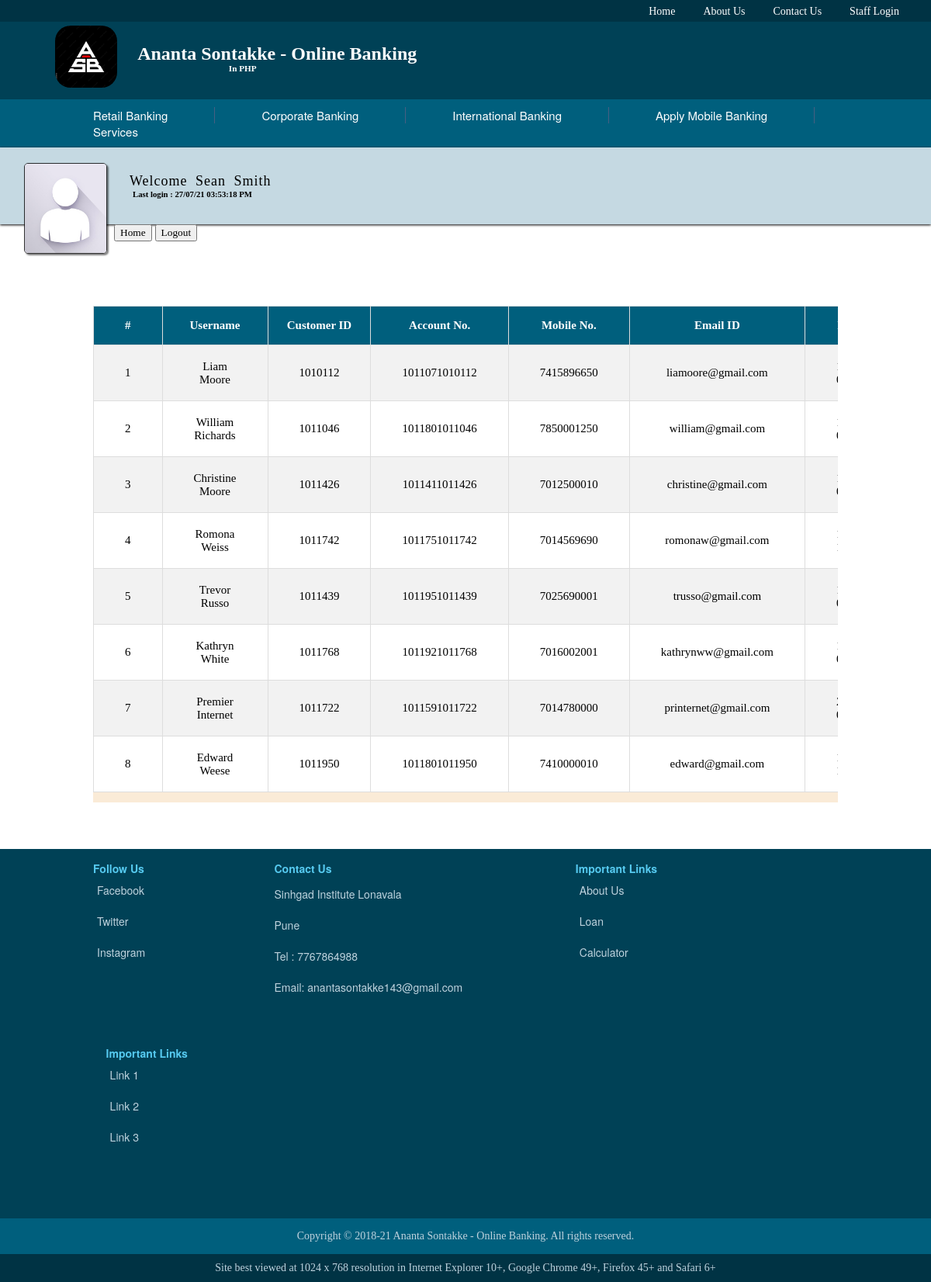
/active_customers.php (signed in), run on the app's committed database.
### tables this page shows
CREATE TABLE `bank_staff` (
  `Id` int(255) NOT NULL,
  `staff_name` varchar(50) DEFAULT NULL,
  `staff_id` varchar(50) DEFAULT NULL,
  `Password` varchar(50) DEFAULT NULL,
  `Mobile_no` varchar(50) DEFAULT NULL,
  `Email_id` varchar(50) DEFAULT 'Nill',
  `Gender` varchar(50) DEFAULT NULL,
  `Department` varchar(50) DEFAULT NULL,
  `DOB` varchar(50) DEFAULT NULL,
  `CITIZENSHIP` varchar(50) DEFAULT NULL,
  `PAN` varchar(50) DEFAULT NULL,
  `Home_addr` varchar(50) DEFAULT NULL,
  `Last_login` varchar(50) DEFAULT NULL
);

CREATE TABLE `bank_customers` (
  `Id` int(100) NOT NULL,
  `Username` varchar(20) DEFAULT NULL,
  `Password` varchar(15) DEFAULT NULL,
  `Customer_Photo` longblob,
  `Photo_name` varchar(500) DEFAULT NULL,
  `Customer_ID` varchar(20) DEFAULT NULL,
  `Gender` varchar(10) NOT NULL,
  `Landline_no` varchar(10) NOT NULL,
  `Home_Addr` varchar(100) NOT NULL,
  `Office_Addr` varchar(255) NOT NULL,
  `Country` varchar(255) NOT NULL,
  `State` varchar(255) NOT NULL,
  `City` varchar(255) NOT NULL,
  `Pin_code` varchar(255) NOT NULL,
  `Account_no` varchar(20) DEFAULT NULL,
  `Branch` varchar(50) DEFAULT NULL,
  `IFSC_Code` varchar(50) DEFAULT NULL,
  `PAN` varchar(10) DEFAULT NULL,
  `CITIZENSHIP` varchar(50) DEFAULT NULL,
  `Current_Balance` float(100,2) DEFAULT NULL,
  `LastTransaction` int(20) DEFAULT '0',
  `Mobile_no` varchar(20) DEFAULT NULL,
  `Email_ID` varchar(50) DEFAULT 'Nil',
  `Debit_Card_No` varchar(50) DEFAULT NULL,
  `Debit_Card_Pin` int(4) DEFAULT NULL,
  `CVV` int(3) DEFAULT NULL,
  `DOB` varchar(20) DEFAULT NULL,
  `Area_Loc` varchar(255) DEFAULT NULL,
  `Nominee_name` varchar(255) DEFAULT NULL,
  `Nominee_ac_no` varchar(255) DEFAULT NULL,
  `Last_Login` varchar(50) DEFAULT NULL,
  `Ac_Opening_Date` varchar(255) DEFAULT NULL,
  `Account_Status` varchar(10) NOT NULL,
  `Account_type` varchar(20) NOT NULL
);

### active_customers.php (the view, shortened to what this page needs)
<html>
<head><title>Active Customers</title>
</head>
<link rel="stylesheet" type="text/css" href="css/active_customers.css"/>
<body>
<?php
	include 'header.php' ;
	include 'staff_profile_header.php' ;
	include 'db_connect.php';
?>
<div class="active_customers_container">
<table border="1px" cellpadding="10">
			   <th>#</th>
			   <th>Username</th>
			   <th>Customer ID</th>
			   <th>Account No.</th>
			   <th>Mobile No.</th>
			   <th>Email ID</th>
			   <th>DOB</th>
<?php
	$sql = "SELECT * from bank_customers";
	$result = $conn->query($sql);
	if ($result->num_rows > 0) {
			  $Sl_no = 1;
		while($row = $result->fetch_assoc()) {
		echo '
			<tr>
			<td>'.$Sl_no++.'</td>
			<td>'.$row['Username'].'</td>
			<td>'.$row['Customer_ID'].'</td>
			<td>'.$row['Account_no'].'</td>
			<td>'.$row['Mobile_no'].'</td>
			<td>'.$row['Email_ID'].'</td>
			<td>'.$row['DOB'].'</td>
			<td>$'.$row['Current_Balance'].'</td>
			<td>'.$row['PAN'].'</td>
			<td>'.$row['CITIZENSHIP'].'</td>
			<td>'.$row['Debit_Card_No'].'</td>
			<td>'.$row['CVV'].'</td>
			<td>'.$row['Last_Login'].'</td>
			<td>$'.$row['LastTransaction'].'</td>
			<td>'.$row['Account_Status'].'</td>
			</tr>';
	}
}
?>
</table>
</div>
<?php include 'footer.php'; ?>
</body>
</html>

### header.php (shortened to what this page needs)
<link rel="stylesheet" type="text/css" href="css/header.css">
        <div class="header_main">
		<div class="navBar">
			<ul>
				<li><a href="index.php">Home</a></li>
				<li><a href="index.php#aboutus">About Us</a></li>
                <li><a href="index.php#contactus">Contact Us</a></li>
				<li><a href="staff_login.php">Staff Login</a></li>
			</ul>
		</div>
	 <a href="index.php"><div class="logo-name">
			<div class="logo">
             <img class="logo_img" src="img/asb 2.jpg" width="80px">
			</div>
			<div class="name">
				<h5> Ananta Sontakke - Online Banking </h5></a><br>
				<h6>In PHP</h6>
			</div>
            <div class="dif_banking">
			<div class="retail_banking">
				<a href="#">Retail Banking</a>
			</div>
			<div class="corporate_banking">
				<a href="#"> Corporate Banking</a>
			</div>
			<div class="international_banking">
				<a href="#"> International Banking</a>
			</div>
			<div class="international_banking">
				<a href="#"> Apply Mobile Banking</a>
			</div>
            <div class="bank_servic">
				<a href="#">Services</a>
			</div>
		</div>

### Staff_profile_header.php (shortened to what this page needs)
<html>
    <head>
    <link rel="stylesheet" type="text/css" href="css/staff_profile_header.css" />
	</head>
<body>
	<?php
		include 'db_connect.php';
        $staff_id = $_SESSION['staff_id'];
		$sql="SELECT * FROM bank_staff WHERE Staff_id= '$staff_id' ";
        $result=$conn->query($sql);
        if($result->num_rows > 0)
		$row = $result->fetch_assoc();
	?>
       <div class="head">
            <div class="customer_details">
			<img src="" onerror="this.src='img/customers/No_image.jpg'"  height="115px" width="105px"/>
			</div>
             <div class="welcome">
             <label>Welcome <?php echo $_SESSION['staff_name']; ?></label><h6 class="lstlogin">Last login : <?php echo $row['Last_login']  ; ?> </h6>
                  </div>
            <a class="staff_home" href="staff_profile.php"><input type="button" name="home" value="Home"></a>
            <a class="staff_logout" href="staff_logout.php"><input type="button" name="logout_btn" value="Logout"></a>
        </div>
        <br>
    </body>
</html>

### footer.php
<link rel="stylesheet" type="text/css" href="css/footer.css">
<footer>
<div class="container">
<div class="follow_us">
    <label>Follow Us</label>
    <ul>
        <li><a href="https://www.facebook.com/">Facebook</a></li>
        <li><a href="https://twitter.com/">Twitter</a></li>
        <li><a href="https://www.instagram.com/">Instagram</a></li>
    </ul>
    </div>
    <div class="contact" id="contactus">
        <label>Contact Us</label>
        <ul>
            <p> Sinhgad Institute Lonavala </p><p>Pune</p>
            <p>Tel : 7767864988</p>
            <p> Email: anantasontakke143@gmail.com</p>
        </ul>
    </div>
        <div class="links">
            <label>Important Links</label>
            <ul>
            <li><a href="index.php#aboutus" target="_blank">About Us</a></li>
            <li><a href="">Loan</a></li>
            <li><a href="">Calculator</a></li>
            </ul><br>
    </div>
    <div class="links">
            <label>Important Links</label>
            <ul>
            <li><a href="index.php#aboutus" target="_blank">Link 1</a></li>
            <li><a href="">Link 2</a></li>
            <li><a href="">Link 3</a></li>
            </ul><br>
    </div>
    </div>
    <div class="copyright">
        <span>Copyright &copy; 2018-21 Ananta Sontakke - Online Banking. All rights reserved.</span>
    </div>
    <div class="bestview">
    <span>Site best viewed at 1024 x 768 resolution in Internet Explorer 10+, Google Chrome 49+, Firefox 45+ and Safari 6+</span>
    </div>
</footer>

### css/active_customers.css (style rules this page uses)
.active_customers_container { margin: 5% auto; overflow-x: auto; overflow-y: auto; width: 80%; background-color: antiquewhite; height: 80%; }
table { width: 200%; font-size: 15px; border-collapse: collapse; border: 1px rgb(221, 221, 221); text-align: center; }
table th { color: white; height: 50px; background-color: #005f7d; }
tr:nth-child(even) { background-color: rgb(242, 242, 242); }
tr:nth-child(odd) { background-color: white; }
td { padding-left: 40px; padding-right: 40px; }

### css/header.css (style rules this page uses)
* { margin: 0px; }
body { font-family: verdana, "Helvetica Neue", Helvetica, Arial, sans-serif; }
.header_main { width: 100%; background-color: #003344; }
.navbar ul li a { padding-left: 10px; padding-right: 10px; display: inline-block; font-size: 14px; text-decoration: none; color: #fff; transition-duration: 0.6s; }
.navbar ul { font-family: verdana; margin-right: 20px; text-align: right; padding: 5px; list-style: none; }
.navbar li { display: inline; padding: 6px; }
.logo-name { background-color: #004156; height: 100px; }
.name h5 { color: white; display: inline-block; position: relative; margin-top: 2.3%; left: 2.2%; font-size: 1.5em; font-family: verdana; transition-duration: 0.8s; }
.name h6 { color: white; display: inline-block; position: relative; margin-top: -1px; left: 12%; font-size: 0.701em; font-family: verdana; transition-duration: 0.8s; }
.logo { border-radius: 20px; float: left; margin-left: 5.9%; margin-top: 5px; margin-bottom: 5px; }
.logo_img { transition-duration: 0.8s; border-radius: 20px; }
.dif_banking { background-color: #005f7d; font-size: 14px; color: #fff; padding-left: 5%; font-size: 15px; padding-bottom: 10px; padding-top: 10px; overflow: auto; }
.dif_banking a { font-family: verdana, "Helvetica Neue", Helvetica, Arial, sans-serif; color: white; padding-left: 60px; padding-right: 60px; text-decoration: none; transition-duration: 0.6s; }
.retail_banking { float: left; text-align: center; border-right: 1px solid #475f82; }
.corporate_banking { float: left; text-align: center; border-right: 1px solid #475f82; }
.international_banking { float: left; text-align: center; border-right: 1px solid #475f82; }

### css/staff_profile_header.css (style rules this page uses)
* { font-family: verdana; }
.customer_details { margin: 20px 20px; float: left; }
.customer_details img { border: 1px solid rgba(0, 0, 0, 0.8); border-radius: 5px; box-shadow: 2px 2px 2px rgba(0, 0, 0, 0.5); margin-left: 10%; }
.welcome { background-color: #c5d9e2; padding: 33px; box-shadow: 0px 1px 3px black; color: black; }
.welcome label { padding-top: 12px; padding-bottom: 12px; padding-right: 20px; padding-left: 20px; font-size: 18px; letter-spacing: 1px; word-spacing: 5px; }
.welcome .lstlogin { margin-left: 138px; }

### css/footer.css (style rules this page uses)
body { margin: 0px; }
footer .container { width: 90%; background-color: fuchsia; margin: 0px auto; }
footer { clear: both; background-color: #004156; width: 100%; text-align: left; }
footer p { font-size: 14px; font-family: verdana, "Helvetica Neue", Helvetica, Arial, sans-serif; color: #bed2dd; padding: 5px; padding-top: 15px; }
footer a { font-size: 14px; font-family: verdana, "Helvetica Neue", Helvetica, Arial, sans-serif; padding-top: 20px; color: #bed2dd; text-decoration: none; }
footer label { font-family: verdana, "Helvetica Neue", Helvetica, Arial, sans-serif; margin-left: 45px; font-size: 14px; line-height: 15px; margin-bottom: 500px; font-weight: 600; color: #56caf0; }
.follow_us { padding: 10px; margin: 5px; margin-top: 8px; float: left; }
footer .contact { padding: 10px; margin: 5px; margin-left: 8%; margin-right: 5%; margin-top: 8px; float: left; }
footer .links { padding: 10px; margin: 5px; margin-left: 2%; margin-right: 5%; margin-top: 8px; height: 205px; float: left; }
footer ul li { padding: 10px; list-style: none; }
footer .copyright { font-family: verdana, "Helvetica Neue", Helvetica, Arial, sans-serif; color: #bed2dd; background-color: #005f7d; clear: both; text-align: center; width: 100%; font-size: 14px; padding-top: 15px; padding-bottom: 15px; }
footer .bestview { background-color: #003344; font-family: verdana, "Helvetica Neue", Helvetica, Arial, sans-serif; color: #bed2dd; clear: both; text-align: center; width: 100%; font-size: 14px; padding-top: 10px; padding-bottom: 10px; }

### data on the page
bank_staff: Last_login "27/07/21 03:53:18 PM"
bank_customers: Username "Liam Moore", Customer_ID "1010112", Account_no "1011071010112", Mobile_no "7415896650", Email_ID "liamoore@gmail.com"
bank_customers: Username "William Richards", Customer_ID "1011046", Account_no "1011801011046", Mobile_no "7850001250", Email_ID "william@gmail.com"
bank_customers: Username "Christine Moore", Customer_ID "1011426", Account_no "1011411011426", Mobile_no "7012500010", Email_ID "christine@gmail.com"
bank_customers: Username "Romona Weiss", Customer_ID "1011742", Account_no "1011751011742", Mobile_no "7014569690", Email_ID "romonaw@gmail.com"
bank_customers: Username "Trevor Russo", Customer_ID "1011439", Account_no "1011951011439", Mobile_no "7025690001", Email_ID "trusso@gmail.com"
bank_customers: Username "Kathryn White", Customer_ID "1011768", Account_no "1011921011768", Mobile_no "7016002001", Email_ID "kathrynww@gmail.com"
bank_customers: Username "Premier Internet", Customer_ID "1011722", Account_no "1011591011722", Mobile_no "7014780000", Email_ID "printernet@gmail.com"
bank_customers: Username "Edward Weese", Customer_ID "1011950", Account_no "1011801011950", Mobile_no "7410000010", Email_ID "edward@gmail.com"

### other printed values
$_SESSION['staff_name'] "Sean Smith"
